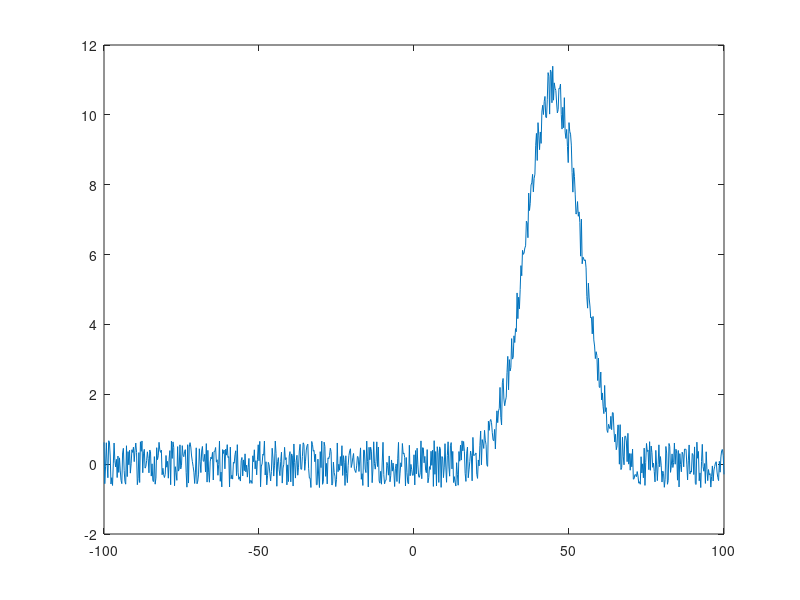

The MATLAB script that drew this image: (Note: this script raises an error after producing the figure.)
%Program to demonstrate non-linear Curve analysis using MATLAB
%Example 1 data for a function F=a0(e^(-a1(x-a2)^2)))
%version 2007-10-08 D.W. Donovan

clear all;
load('nonlinex1.mat','-ascii');
x=nonlinex1(:,1);
fx=nonlinex1(:,2);

figure
plot(x,fx)

a00= [ 1.0 25 50]

a=fminsearch(@fnnonlinclassex1,a00)

a0=a(1);
a1=a(2);
a2=a(3);

ffx=a0*exp(-a1*(x-a2).^2);
ss=(fx-ffx)'*(fx-ffx);
xc=[min(x):(max(x)-min(x))/100:max(x)]';
fxc=a0*exp(-a1*(xc-a2).^2);

la00=['a00 = ',num2str(a00)];
la0=['a0 = ',num2str(a0)];
la1=['a1 = ',num2str(a1)];
la2=['a2 = ',num2str(a2)];
lss=['sm Sq = ',num2str(ss)];
lssdp=['sm Sq DP = ',num2str(ss/size(fx,1))];

figure
hold on;
t1='Non-Linear Curve Fitting Class Example #1';
t2='Data Fitted to F(x) = a0 exp(-a1(x-a2)^2)';
name='D.W. Donovan - ';
t=[t1,'\newline',t2,'\newline',name,date];
title(t)
xlabel('x in unitless numbers')
ylabel('f(x) in unitless numbers')

plot(x,fx,'r*')
plot(xc,fxc,'b')
plot(min(xc),max(fxc),'w')
plot(min(xc),max(fxc),'w')
plot(min(xc),max(fxc),'w')
plot(min(xc),max(fxc),'w')
plot(min(xc),max(fxc),'w')
plot(min(xc),max(fxc),'w')

legend('raw data','fitted curve',la00,la0,la1,la2,lss,lssdp,2);
legend('boxoff')
